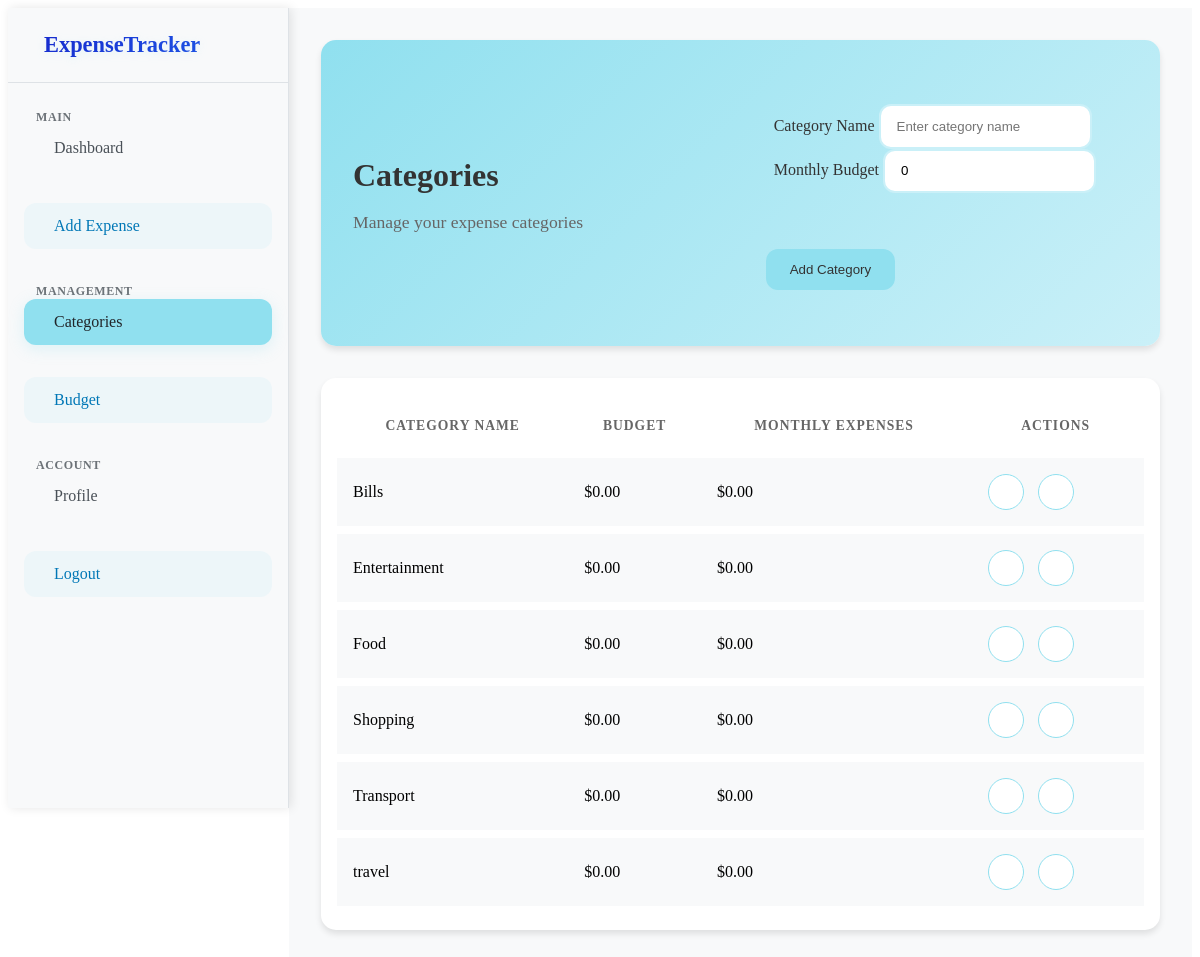
The page /categories/ (signed in) on the database its author committed.
### Expenses/models.py (models this page shows, shortened)
class Category(models.Model):
    name = models.CharField(max_length=100)
    user = models.ForeignKey(User, on_delete=models.CASCADE)
    budget = models.DecimalField(
        max_digits=10,
        decimal_places=2,
        validators=[MinValueValidator(0)],
        default=0
    )
    class Meta:
        verbose_name_plural = 'Categories'
        unique_together = ['name', 'user']
    def get_monthly_expenses(self):
        start_date = timezone.now().replace(day=1)
        return self.expense_set.filter(
            date__gte=start_date
        ).aggregate(Sum('amount'))['amount__sum'] or 0

### Expenses/views.py (the view)
# urls.py: path('categories/', views.category_list, name='categories'),
@login_required(login_url='login')
def category_list(request):
    if request.method == 'POST':
        form = CategoryForm(request.POST)
        if form.is_valid():
            category = form.save(commit=False)
            category.user = request.user
            category.save()
            messages.success(request, 'Category added successfully!')
            return redirect('categories')
    else:
        form = CategoryForm()
    categories = Category.objects.filter(user=request.user).order_by('name')
    return render(request, 'expenses/categories.html', {
        'categories': categories,
        'form': form
    })

### Expenses/forms.py
class CategoryForm(forms.ModelForm):
    class Meta:
        model = Category
        fields = ['name', 'budget']
        widgets = {
            'name': forms.TextInput(attrs={
                'class': 'form-control',
                'placeholder': 'Enter category name'
            }),
            'budget': forms.NumberInput(attrs={
                'class': 'form-control',
                'placeholder': 'Enter monthly budget'
            })
        }
    def __init__(self, *args, **kwargs):
        super().__init__(*args, **kwargs)
        for field in self.fields:
            self.fields[field].widget.attrs['class'] = 'form-control'

### Expenses/templates/expenses/categories.html (shortened to what this page needs)
{% extends 'base.html' %}
{% load static %}
{% block css_files %}
<link rel="stylesheet" href="{% static 'css/categories.css' %}">
{% endblock %}
{% block content %}
<div class="dashboard-container">
    {% include 'partials/sidebar.html' %}
    <main class="main-content">
        <div class="dashboard-header">
            <div class="welcome-section">
                <h1>Categories</h1>
                <p>Manage your expense categories</p>
            </div>
            <form method="post">
                <div class="modal-body">
                    <div class="mb-3">
                        <label for="{{ form.name.id_for_label }}" class="form-label">Category Name</label>
                        {{ form.name }}
                    </div>
                    <div class="mb-3">
                        <label for="{{ form.budget.id_for_label }}" class="form-label">Monthly Budget</label>
                        {{ form.budget }}
                    </div>
                </div>
                <div class="modal-footer">
                    <button type="submit" class="btn btn-primary">Add Category</button>
                </div>
            </form>
        </div>
        <div class="card">
            <div class="card-body">
                <div class="table-responsive">
                    <table class="table">
                        <thead>
                            <tr>
                                <th>Category Name</th>
                                <th>Budget</th>
                                <th>Monthly Expenses</th>
                                <th>Actions</th>
                            </tr>
                        </thead>
                        <tbody>
                            {% for category in categories %}
                            <tr data-category-id="{{ category.id }}">
                                <td>
                                    <span class="category-name">{{ category.name }}</span>
                                </td>
                                <td>
                                    <span class="category-budget">${{ category.budget|floatformat:2 }}</span>
                                </td>
                                <td>${{ category.get_monthly_expenses|floatformat:2 }}</td>
                                <td>
                                    <button class="btn btn-icon edit-category" data-category-id="{{ category.id }}" title="Edit">
                                    </button>
                                    <button class="btn btn-icon delete-category" data-category-id="{{ category.id }}" title="Delete">
                                    </button>
                                </td>
                            </tr>
                            {% empty %}
                            <tr>
                                <td colspan="4" class="text-center">No categories found</td>
                            </tr>
                            {% endfor %}
                        </tbody>
                    </table>
                </div>
            </div>
        </div>
    </main>
</div>
{% endblock %}

### Expenses/static/css/categories.css (style rules this page uses)
:root { --primary-color: #90e0ef; --secondary-color: #caf0f8; --background-color: #f8f9fa; --text-primary: #333333; --text-secondary: #666666; --white: #ffffff; --danger: #ff6b6b; --success: #51cf66; --card-shadow: 0 4px 6px rgba(0, 0, 0, 0.1); }
.dashboard-container { display: flex; min-height: 100vh; }
.main-content { flex: 1; padding: 2rem; background: var(--background-color); }
.dashboard-header { background: linear-gradient(135deg, var(--primary-color), var(--secondary-color)); border-radius: 15px; padding: 2rem; margin-bottom: 2rem; display: flex; justify-content: space-between; align-items: center; box-shadow: var(--card-shadow); }
.welcome-section h1 { color: var(--text-primary); font-size: 2rem; font-weight: 600; margin-bottom: 0.5rem; }
.welcome-section p { color: var(--text-secondary); font-size: 1.1rem; }
.btn-primary { background: var(--primary-color); border: none; padding: 0.8rem 1.5rem; border-radius: 12px; font-weight: 500; color: var(--text-primary); display: flex; align-items: center; gap: 0.5rem; transition: all 0.3s ease; }
.card { background: var(--white); border-radius: 15px; box-shadow: var(--card-shadow); overflow: hidden; border: none; }
.table-responsive { padding: 1rem; }
.table { width: 100%; border-collapse: separate; border-spacing: 0 0.5rem; }
.table th { background: transparent; color: var(--text-secondary); font-weight: 600; text-transform: uppercase; letter-spacing: 1px; font-size: 0.85rem; padding: 1rem; border: none; }
.table td { background: var(--background-color); padding: 1rem; border: none; transition: all 0.3s ease; }
.btn-icon { width: 36px; height: 36px; padding: 0; border-radius: 50%; display: inline-flex; align-items: center; justify-content: center; margin: 0 0.3rem; transition: all 0.3s ease; background: var(--white); border: 1px solid var(--primary-color); color: var(--text-primary); }
.modal-body { padding: 2rem; }
.form-label { color: var(--text-primary); font-weight: 500; margin-bottom: 0.5rem; }
.form-control { border: 2px solid var(--secondary-color); border-radius: 12px; padding: 0.8rem 1rem; transition: all 0.3s ease; }
.modal-footer { border: none; padding: 1.5rem; }
.card { animation: fadeIn 0.5s ease-out; }

### Expenses/static/css/sidebar.css (style rules this page uses)
:root { --sidebar-bg: #f8f9fa; --sidebar-hover: #e9ecef; --sidebar-active: #90e0ef; --sidebar-text: #495057; --sidebar-active-text: #212529; --sidebar-border: #dee2e6; --sidebar-icon: #6c757d; --logo-gradient: linear-gradient(135deg, #1628cc, #1d52e4); }

### rows shown on the page
Category: name "Bills", budget "0.00", get_monthly_expenses "0.00"
Category: name "Entertainment", budget "0.00", get_monthly_expenses "0.00"
Category: name "Food", budget "0.00", get_monthly_expenses "0.00"
Category: name "Shopping", budget "0.00", get_monthly_expenses "0.00"
Category: name "Transport", budget "0.00", get_monthly_expenses "0.00"
Category: name "travel", budget "0.00", get_monthly_expenses "0.00"
